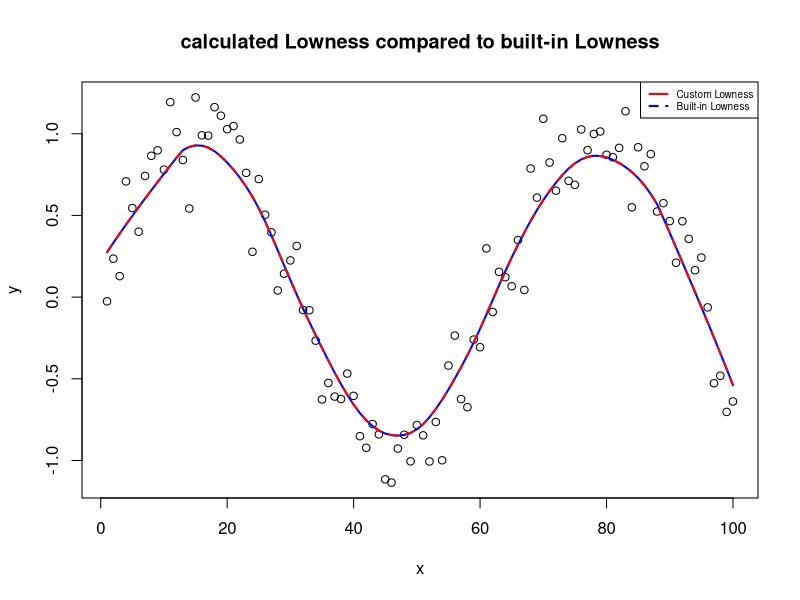

R code for this plot:
## ---- chunk 1
##### Generate Simulated Data #####
x <- seq(1:100)

set.seed(1)
error <- rnorm(100,0,0.2)

y <- sin(x/10)+ error
f <- runif(1, 0, 1)
## ---- chunk 2
##### customLowess Function #####

customLowess <- function(x, y, f) {
  
  y_ans <- numeric(length(x))
  
  # Calculate the span
  k <- f * length(x)
  
  for (i in 1:length(x)) {
    
    dist <- abs(x - x[i])
    
    # Determine max distances point of k points
    neighbours <- order(dist)[1:k]
    max_dist <- max(dist[neighbours])
    
    # Calculate weights
    weights <- (1 - (dist[neighbours] / max_dist)^3)^3
    ifelse(any(weights[dist[neighbours] > max_dist]), 
           weights[dist[neighbours] > max_dist] <- 0,weights <- weights)
    
    # Weighted linear regression
    X <- cbind(1, x[neighbours])  
    W <- diag(weights)  
    Y <- y[neighbours]  
    
    # Calculate Beta estimates
    beta_hat <- solve(t(X) %*% W %*% X) %*% (t(X) %*% W %*% Y)
    y_ans[i] <- beta_hat[1] + beta_hat[2] * x[i]
  }
  
  return(y_ans)
}
## ---- chunk 3
calcualtion <- customLowess(x, y, f)  
model <- lowess(x, y, f, iter=0)$y  

##### Plot the comparison #####
plot(x, y, main="calculated Lowness compared to built-in Lowness")
lines(x, model, col="blue",lwd =2) 
lines(x, calcualtion, col="red", lwd =2, lty=2) 
legend("topright", legend = c("Custom Lowness", "Built-in Lowness"), 
      col = c("red", "blue"), lty = c(1, 2), lwd = 2,cex = 0.6)
